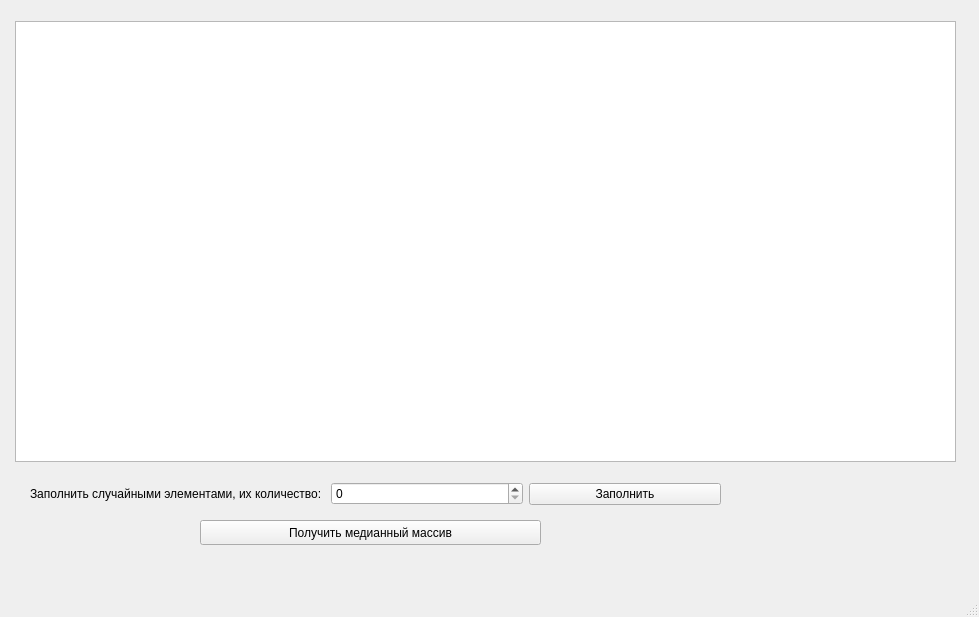
<?xml version="1.0" encoding="UTF-8"?>
<ui version="4.0">
 <class>MainWindow</class>
 <widget class="QMainWindow" name="MainWindow">
  <property name="geometry">
   <rect>
    <x>0</x>
    <y>0</y>
    <width>979</width>
    <height>617</height>
   </rect>
  </property>
  <property name="windowTitle">
   <string>MainWindow</string>
  </property>
  <widget class="QWidget" name="centralwidget">
   <widget class="QGraphicsView" name="graphicsView">
    <property name="geometry">
     <rect>
      <x>15</x>
      <y>21</y>
      <width>941</width>
      <height>441</height>
     </rect>
    </property>
   </widget>
   <widget class="QPushButton" name="bnt_get_new_array">
    <property name="geometry">
     <rect>
      <x>200</x>
      <y>520</y>
      <width>341</width>
      <height>25</height>
     </rect>
    </property>
    <property name="text">
     <string>Получить медианный массив</string>
    </property>
   </widget>
   <widget class="QWidget" name="">
    <property name="geometry">
     <rect>
      <x>30</x>
      <y>480</y>
      <width>691</width>
      <height>28</height>
     </rect>
    </property>
    <layout class="QHBoxLayout" name="horizontalLayout">
     <item>
      <widget class="QLabel" name="lbl_random">
       <property name="text">
        <string>Заполнить случайными элементами, их количество: </string>
       </property>
      </widget>
     </item>
     <item>
      <widget class="QSpinBox" name="spb_count_of_elements"/>
     </item>
     <item>
      <widget class="QPushButton" name="bnt_random">
       <property name="text">
        <string>Заполнить</string>
       </property>
      </widget>
     </item>
    </layout>
   </widget>
  </widget>
  <widget class="QMenuBar" name="menubar">
   <property name="geometry">
    <rect>
     <x>0</x>
     <y>0</y>
     <width>979</width>
     <height>22</height>
    </rect>
   </property>
  </widget>
  <widget class="QStatusBar" name="statusbar"/>
 </widget>
 <resources/>
 <connections/>
</ui>
